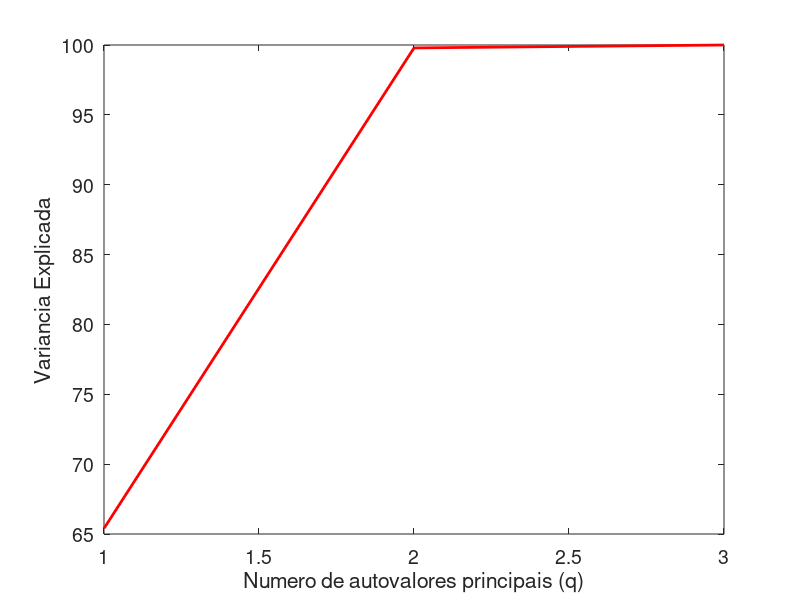
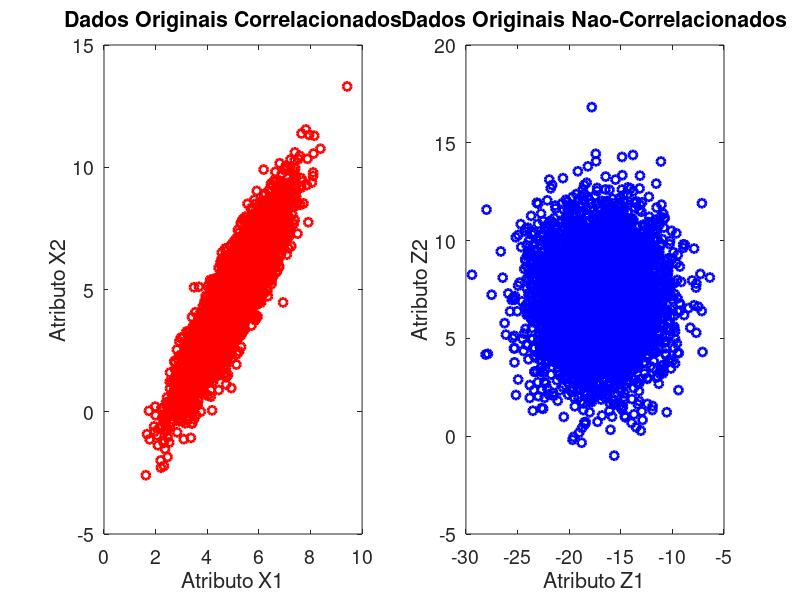

These charts were generated, in order, by the following MATLAB code:
clear; clc;

%% O objetivo do exemplo eh mostrar a propriedade de diagonalizacao
%% da matriz de covariancia dos dados. Em outras palavras, verificar
%% se a matriz de covariancia dos dados transformados Z eh diagonal
%% e se as variancias sao iguais aos autovalores da matriz de covariancia
%% Cx (dados originais).

%% Autor: Guilherme Barreto
%% Data: 17/05/2023

clear; clc; close all

pkg load statistics

%%%%%%%%%%%%%%%%%%%%%%%%%%%%%%%%%%%%%%%%%%%%%%%%%%%%%%%%%%%%%%
%% Gera dados gaussianos com atributos nao-correlacionados  %%
%% a partir de dados com atributos descorrelacionados       %%
%%%%%%%%%%%%%%%%%%%%%%%%%%%%%%%%%%%%%%%%%%%%%%%%%%%%%%%%%%%%%%
m1=5;  % Media teorica do atributo 1
sig1 = 1; % Desvio-padrao teorico do atributo 1

m2=-5; % Media teorica do atributo 2
sig2 = sig1; % Desvio-padrao teorico do atributo 2

m3=0; % Media teorica do atributo 3
sig3 = sig1; % Desvio-padrao teorico do atributo 3

N = 50000;   % Quantidade de observacoes geradas de cada atributo
X1=normrnd(m1,sig1,1,N);
X2=normrnd(m2,sig2,1,N);
X3=normrnd(m3,sig3,1,N);

Xu=[X1; X2; X3];  % Agrupa dados dos atributos em uma unica matriz

% Matriz desejada para os dados
Cd=[1 1.8 -0.9;1.8 4 0.6;-0.9 0.6 9];

R=chol(Cd);  % Decomposicao de Cholesky da matriz Cd

Xc=R'*Xu;  % Gera dados com atributos correlacionados com a matriz COV desejada

%%%%%%%%%%%%%%%%%%%%%%%%%%%%%%%%%%%%%%%%%%%%%%%%%%%%%%%%%%%%
%% Aplicacao de PCA aos dados correlacionados gerados no  %%
%% procedimento anterior.                                 %%
%%%%%%%%%%%%%%%%%%%%%%%%%%%%%%%%%%%%%%%%%%%%%%%%%%%%%%%%%%%%

Cx = cov(Xc');  % Estima a matriz de covariancia dos dados simulados
[V L]=eig(Cx); L=diag(L);
[L I]=sort(L,'descend'); V=V(:,I);
VEi=100*L/sum(L);  % Variancia explicada pelo i-esimo autovalor
VEq=100*cumsum(L)/sum(L);   % Variancia explicada pelos q primeiros autovalores

figure; plot(VEq,'r-','linewidth',2);
xlabel('Numero de autovalores principais (q)'); ylabel('Variancia Explicada');
set(gca, "fontsize", 14)

[V2 L2 VEi2] = pcacov(Cx);  % Calcula autovalores e autovetores da matriz Cx
VEq2=cumsum(VEi);

[U3 L3 V3]=svd(Cx); %%%% PCA a partir da SVD %%%%%%

Q = V';  % Monta matriz de transformacao (sem reducao de dimensionalidade)
% Q=V2';
% Q=V3';

Z = Q*Xc;  % Gera dados via PCA (descorrelaciona matriz dos dados)

Cz = cov(Z');  % Matriz de covariancia empirica dos dados transformados via PCA

figure;
subplot(1,2,1)
plot(Xc(1,1:5000),Xc(2,1:5000),'ro','linewidth',2);
xlabel('Atributo X1'); ylabel('Atributo X2');
title('Dados Originais Correlacionados');
set(gca, "fontsize", 14)

subplot(1,2,2)
plot(Z(1,1:5000),Z(2,1:5000),'bo','linewidth',2);
xlabel('Atributo Z1'); ylabel('Atributo Z2');
title('Dados Originais Nao-Correlacionados');
set(gca, "fontsize", 14)

%%%% Reconstrucao dos dados originais
Xr = Q'*Z;  % Conjunto de dados original recuperado a partir de Z

E=Xc-Xr;   % Vetor erro de reconstrucao
NormaE2 = norm(E,'fro')^2  % Norma de Frobenius para calcular o erro.

E=E(:);  % Vetoriza matriz de erro
SSE=sum(E.^2)  % Soma dos erros quadraticos de reconstrucao





